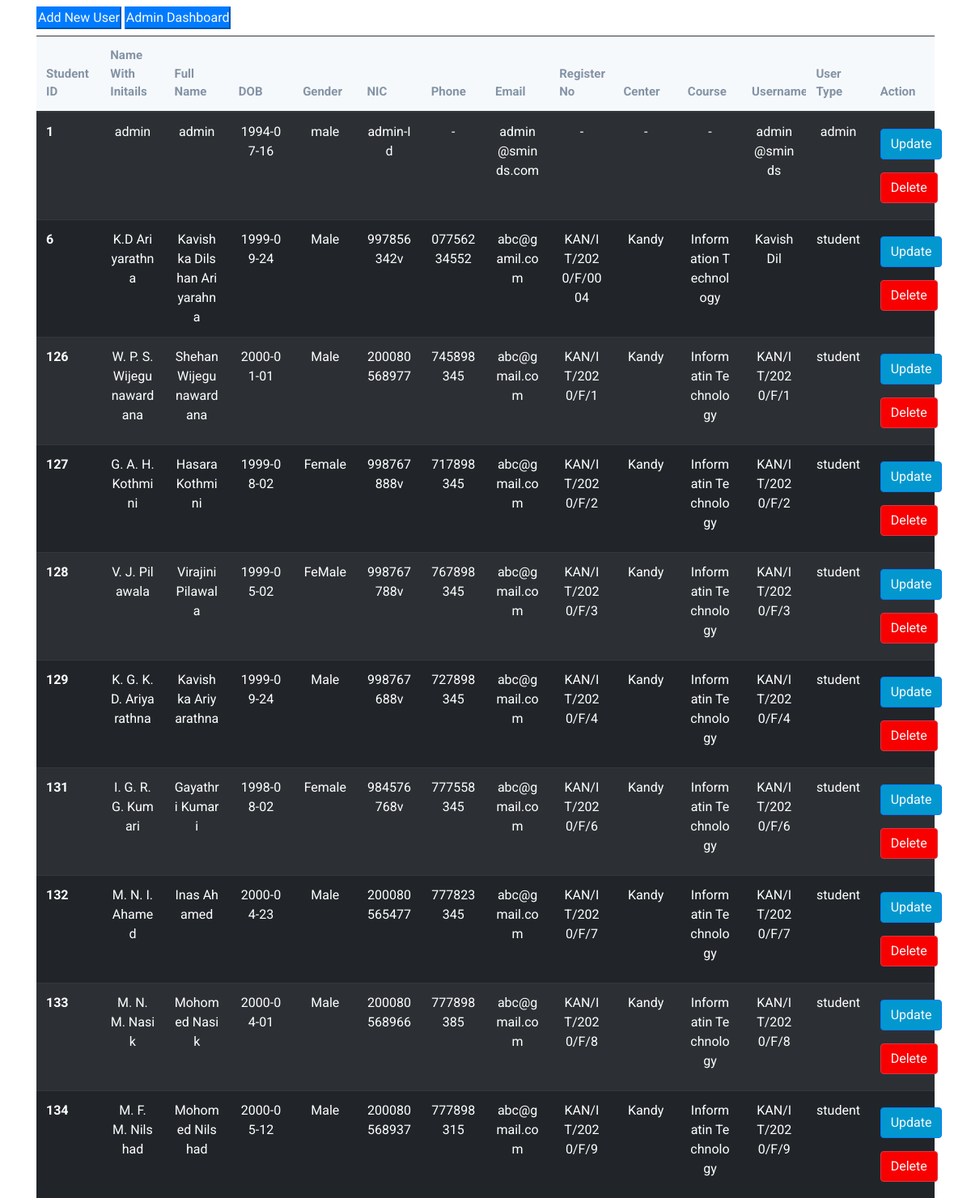
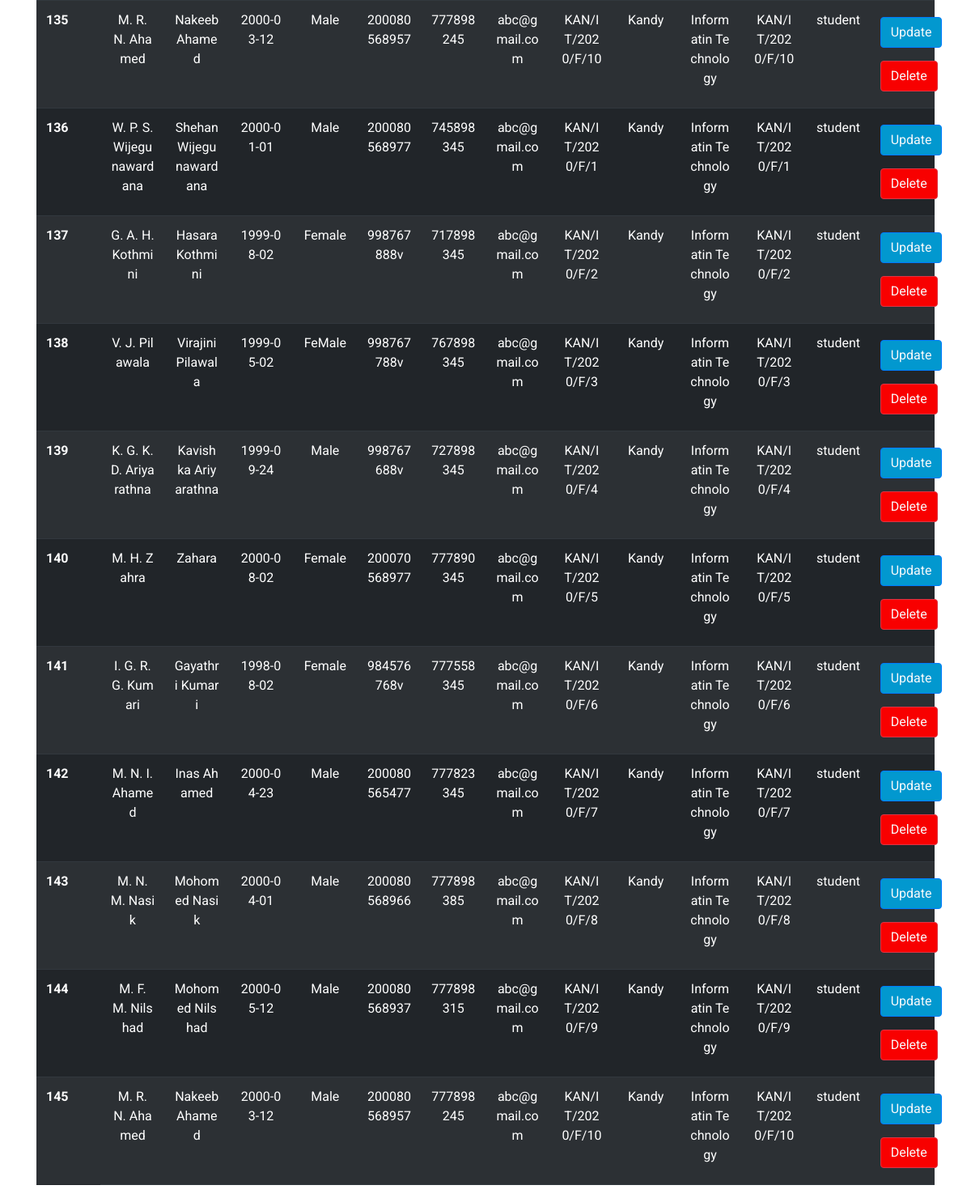
Page /dump/display.php on the committed database (2 pictures, top to bottom).
### tables this page shows
CREATE TABLE `user_details` (
  `id` int(10) NOT NULL,
  `nameWithInitials` varchar(100) NOT NULL,
  `fullName` varchar(100) NOT NULL,
  `dob` date NOT NULL,
  `gender` text NOT NULL,
  `nic` varchar(12) NOT NULL,
  `phone` varchar(15) NOT NULL,
  `email` varchar(100) NOT NULL,
  `regNo` varchar(50) NOT NULL,
  `center` varchar(50) NOT NULL,
  `course` varchar(100) NOT NULL,
  `image` varchar(500) NOT NULL,
  `username` varchar(50) NOT NULL,
  `password` varchar(64) NOT NULL,
  `userType` varchar(10) NOT NULL,
  `active_status` int(1) NOT NULL
);

### dump/display.php (the view, shortened to what this page needs)
<?php
    include 'dbConnection.php';
?>
<!DOCTYPE html>
<html lang="en">
<head>
    <link rel="stylesheet" href="https://cdn.jsdelivr.net/npm/bootstrap@4.0.0/dist/css/bootstrap.min.css">
    <link rel="stylesheet" href="displayStyle.css">
</head>
<body>
    <div class="container">
        <button class="btn-primary my-2"><a href="student.php" class="text-light">Add New User</a>
        </button>
        <button class="btn-primary my-2"><a href="admindashboard.php" class="text-light">Admin Dashboard</a>
        </button>
        <table class="table table-striped table-dark">
            <thead>
                <tr>
                <th scope="col">Student ID</th>
                <th scope="col">Name With Initails</th>
                <th scope="col">Full Name</th>
                <th scope="col">DOB</th>
                <th scope="col">Gender</th>
                <th scope="col">NIC</th>
                <th scope="col">Phone</th>
                <th scope="col">Email</th>
                <th scope="col">Register No</th>
                <th scope="col">Center</th>
                <th scope="col">Course</th>
                <th scope="col">Username</th>
                <th scope="col">User Type</th>
                <th scope="col">Action</th>
                </tr>
            </thead>
            <tbody>
                <?php
                    $sql = "select * from user_details";
                    $result = mysqli_query($connect,$sql);
                    if($result)
                    {
                        while($row= mysqli_fetch_assoc($result))
                        {
                            $id=$row['id'];
                            $nameWithInitials = $row['nameWithInitials'];
                            $fullname = $row['fullName'];
                            $dob= $row['dob'];
                            $gender = $row['gender'];
                            $nic = $row['nic'];
                            $phone = $row['phone'];
                            $email = $row['email'];
                            $reg_no = $row['regNo'];
                            $center = $row['center'];
                            $course = $row['course'];
                            $username = $row['username'];
                            $userType = $row['userType'];
                            echo '<tr>
                            <th scope="row">'.$id.'</th>
                            <td>'.$nameWithInitials.'</td>
                            <td>'.$fullname.'</td>
                            <td>'.$dob.'</td>
                            <td>'.$gender.'</td>
                            <td>'.$nic.'</td>
                            <td>'.$phone.'</td>
                            <td>'.$email.'</td>
                            <td>'.$reg_no.'</td>
                            <td>'.$center.'</td>
                            <td>'.$course.'</td>
                            <td>'.$username.'</td>
                            <td>'.$userType.'</td>
                            <td>
                                <button class="btn btn-primary my-2"><a href="updateMember.php?updateid='.$id.'" class="text-light">Update</a></button>
                                <button class="btn btn-danger my-2"><a href="deleteMember.php?deleteid='.$id.'" class="text-light">Delete</a></button>
                            </td>
                            </tr>';
                        }
                    }
                ?>
            </tbody>
        </table>
    </div>
</body>
</html>

### css/displaystyle.css (style rules this page uses)
* { margin: 0; padding: 0; box-sizing: border-box; }
body { font-family: 'Roboto',sans-serif; overflow: hidden; }
.table { width: 100%; }
td button:nth-child(1) { background-color: #0298cf; }
td button:nth-child(2) { background-color: #f80000; }
table { width: 100%; table-layout: fixed; min-width: 1000px; border-collapse: collapse; }
thead th { position: sticky; top: 0; background-color: #f6f9fc; color: #8493a5; font-size: 15px; }
td { border-bottom: 1px solid #dddddd; padding: 10px 20px; word-break: break-all; text-align: center; }

### rows in the picture
user_details: id "1", nameWithInitials "admin", fullName "admin", dob "1994-07-16", gender "male", nic "admin-Id", phone "-", email "admin@sminds.com", regNo "-", center "-", course "-", username "admin@sminds", userType "admin"
user_details: id "6", nameWithInitials "K.D Ariyarathna", fullName "Kavishka Dilshan Ariyarahna", dob "1999-09-24", gender "Male", nic "997856342v", phone "07756234552", email "abc@gamil.com", regNo "KAN/IT/2020/F/0004", center "Kandy", course "Information Technology", username "KavishDil", userType "student"
user_details: id "126", nameWithInitials "W. P. S. Wijegunawardana", fullName "Shehan Wijegunawardana", dob "2000-01-01", gender "Male", nic "200080568977", phone "745898345", email "abc@gmail.com", regNo "KAN/IT/2020/F/1", center "Kandy", course "Informatin Technology", username "KAN/IT/2020/F/1", userType "student"
user_details: id "127", nameWithInitials "G. A. H. Kothmini", fullName "Hasara Kothmini", dob "1999-08-02", gender "Female", nic "998767888v", phone "717898345", email "abc@gmail.com", regNo "KAN/IT/2020/F/2", center "Kandy", course "Informatin Technology", username "KAN/IT/2020/F/2", userType "student"
user_details: id "128", nameWithInitials "V. J. Pilawala", fullName "Virajini Pilawala", dob "1999-05-02", gender "FeMale", nic "998767788v", phone "767898345", email "abc@gmail.com", regNo "KAN/IT/2020/F/3", center "Kandy", course "Informatin Technology", username "KAN/IT/2020/F/3", userType "student"
user_details: id "129", nameWithInitials "K. G. K. D. Ariyarathna", fullName "Kavishka Ariyarathna", dob "1999-09-24", gender "Male", nic "998767688v", phone "727898345", email "abc@gmail.com", regNo "KAN/IT/2020/F/4", center "Kandy", course "Informatin Technology", username "KAN/IT/2020/F/4", userType "student"
user_details: id "131", nameWithInitials "I. G. R. G. Kumari", fullName "Gayathri Kumari", dob "1998-08-02", gender "Female", nic "984576768v", phone "777558345", email "abc@gmail.com", regNo "KAN/IT/2020/F/6", center "Kandy", course "Informatin Technology", username "KAN/IT/2020/F/6", userType "student"
user_details: id "132", nameWithInitials "M. N. I. Ahamed", fullName "Inas Ahamed", dob "2000-04-23", gender "Male", nic "200080565477", phone "777823345", email "abc@gmail.com", regNo "KAN/IT/2020/F/7", center "Kandy", course "Informatin Technology", username "KAN/IT/2020/F/7", userType "student"
user_details: id "133", nameWithInitials "M. N. M. Nasik", fullName "Mohomed Nasik", dob "2000-04-01", gender "Male", nic "200080568966", phone "777898385", email "abc@gmail.com", regNo "KAN/IT/2020/F/8", center "Kandy", course "Informatin Technology", username "KAN/IT/2020/F/8", userType "student"
user_details: id "134", nameWithInitials "M. F. M. Nilshad", fullName "Mohomed Nilshad", dob "2000-05-12", gender "Male", nic "200080568937", phone "777898315", email "abc@gmail.com", regNo "KAN/IT/2020/F/9", center "Kandy", course "Informatin Technology", username "KAN/IT/2020/F/9", userType "student"
user_details: id "135", nameWithInitials "M. R. N. Ahamed", fullName "Nakeeb Ahamed", dob "2000-03-12", gender "Male", nic "200080568957", phone "777898245", email "abc@gmail.com", regNo "KAN/IT/2020/F/10", center "Kandy", course "Informatin Technology", username "KAN/IT/2020/F/10", userType "student"
user_details: id "136", nameWithInitials "W. P. S. Wijegunawardana", fullName "Shehan Wijegunawardana", dob "2000-01-01", gender "Male", nic "200080568977", phone "745898345", email "abc@gmail.com", regNo "KAN/IT/2020/F/1", center "Kandy", course "Informatin Technology", username "KAN/IT/2020/F/1", userType "student"
user_details: id "137", nameWithInitials "G. A. H. Kothmini", fullName "Hasara Kothmini", dob "1999-08-02", gender "Female", nic "998767888v", phone "717898345", email "abc@gmail.com", regNo "KAN/IT/2020/F/2", center "Kandy", course "Informatin Technology", username "KAN/IT/2020/F/2", userType "student"
user_details: id "138", nameWithInitials "V. J. Pilawala", fullName "Virajini Pilawala", dob "1999-05-02", gender "FeMale", nic "998767788v", phone "767898345", email "abc@gmail.com", regNo "KAN/IT/2020/F/3", center "Kandy", course "Informatin Technology", username "KAN/IT/2020/F/3", userType "student"
user_details: id "139", nameWithInitials "K. G. K. D. Ariyarathna", fullName "Kavishka Ariyarathna", dob "1999-09-24", gender "Male", nic "998767688v", phone "727898345", email "abc@gmail.com", regNo "KAN/IT/2020/F/4", center "Kandy", course "Informatin Technology", username "KAN/IT/2020/F/4", userType "student"
user_details: id "140", nameWithInitials "M. H. Zahra", fullName "Zahara", dob "2000-08-02", gender "Female", nic "200070568977", phone "777890345", email "abc@gmail.com", regNo "KAN/IT/2020/F/5", center "Kandy", course "Informatin Technology", username "KAN/IT/2020/F/5", userType "student"
user_details: id "141", nameWithInitials "I. G. R. G. Kumari", fullName "Gayathri Kumari", dob "1998-08-02", gender "Female", nic "984576768v", phone "777558345", email "abc@gmail.com", regNo "KAN/IT/2020/F/6", center "Kandy", course "Informatin Technology", username "KAN/IT/2020/F/6", userType "student"
user_details: id "142", nameWithInitials "M. N. I. Ahamed", fullName "Inas Ahamed", dob "2000-04-23", gender "Male", nic "200080565477", phone "777823345", email "abc@gmail.com", regNo "KAN/IT/2020/F/7", center "Kandy", course "Informatin Technology", username "KAN/IT/2020/F/7", userType "student"
user_details: id "143", nameWithInitials "M. N. M. Nasik", fullName "Mohomed Nasik", dob "2000-04-01", gender "Male", nic "200080568966", phone "777898385", email "abc@gmail.com", regNo "KAN/IT/2020/F/8", center "Kandy", course "Informatin Technology", username "KAN/IT/2020/F/8", userType "student"
user_details: id "144", nameWithInitials "M. F. M. Nilshad", fullName "Mohomed Nilshad", dob "2000-05-12", gender "Male", nic "200080568937", phone "777898315", email "abc@gmail.com", regNo "KAN/IT/2020/F/9", center "Kandy", course "Informatin Technology", username "KAN/IT/2020/F/9", userType "student"
user_details: id "145", nameWithInitials "M. R. N. Ahamed", fullName "Nakeeb Ahamed", dob "2000-03-12", gender "Male", nic "200080568957", phone "777898245", email "abc@gmail.com", regNo "KAN/IT/2020/F/10", center "Kandy", course "Informatin Technology", username "KAN/IT/2020/F/10", userType "student"
